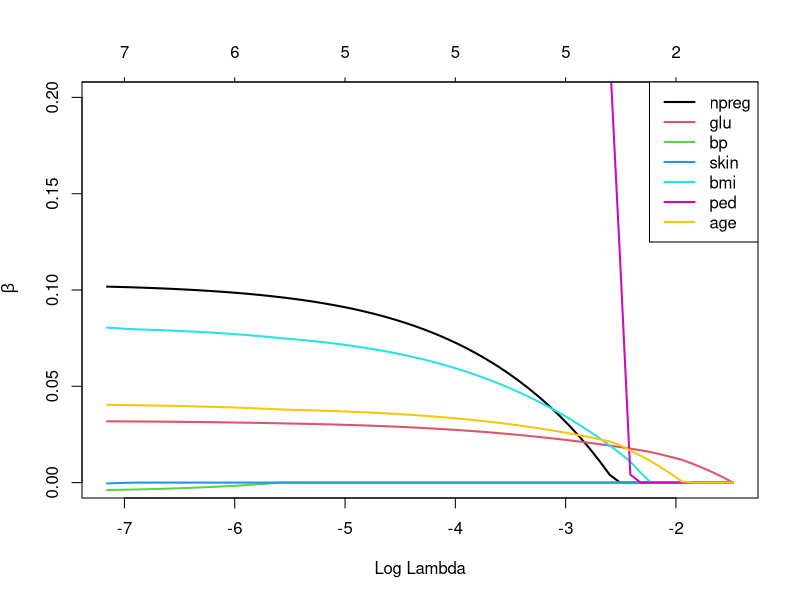

Generate this figure with R:
rm(list=ls())
require(MASS)
require(glmnet)
data("Pima.te")
data("Pima.tr")

y = Pima.tr[,8]
x = as.matrix(Pima.tr[,-8])

cvfit = cv.glmnet(x, 
                  y, 
                  family="binomial", # regression logistique
                  type.measure = "class", #taux de mauvais classement comme type de measure
                  #lambda=lam, 
                  nfolds=5)
##cvfit = cv.glmnet(x, y, family="gaussian", nfolds=3)

plot(cvfit$glmnet.fit, ylim = c(0, 0.2), "lambda", col=1:7, lwd=2,ylab=~beta)
legend("topright",lty=1, lwd=2, col = 1:7, legend = colnames(Pima.tr[,-8]))

print(paste(" best lambda = ", round(cvfit$lambda.min, 3), sep=""))

## les coefficients de régression qui correspondent aux meilleures valeurs de lambda et alpha
bestbetalasso = cvfit$glmnet.fit$beta[,which.min(cvfit$cvm)]
print(bestbetalasso)

# code pour predire le jeu as.matrix(Pima.te[,-8]) en utilisant lambda.min
lasso_pred  = predict(cvfit$glmnet.fit, s = cvfit$lambda.min, as.matrix(Pima.te[,-8]), type ="class")
mean(lasso_pred!=Pima.te$type)
